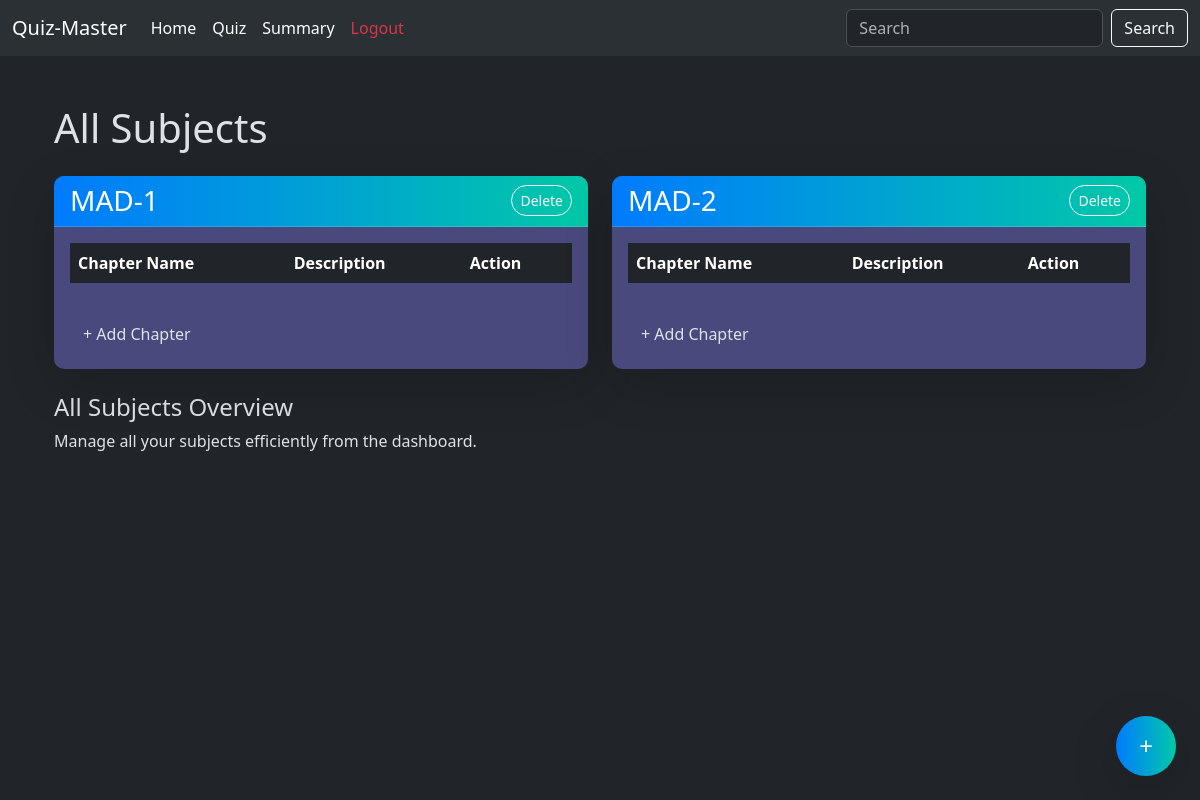
Page /admin (signed in) on the earlier database version.
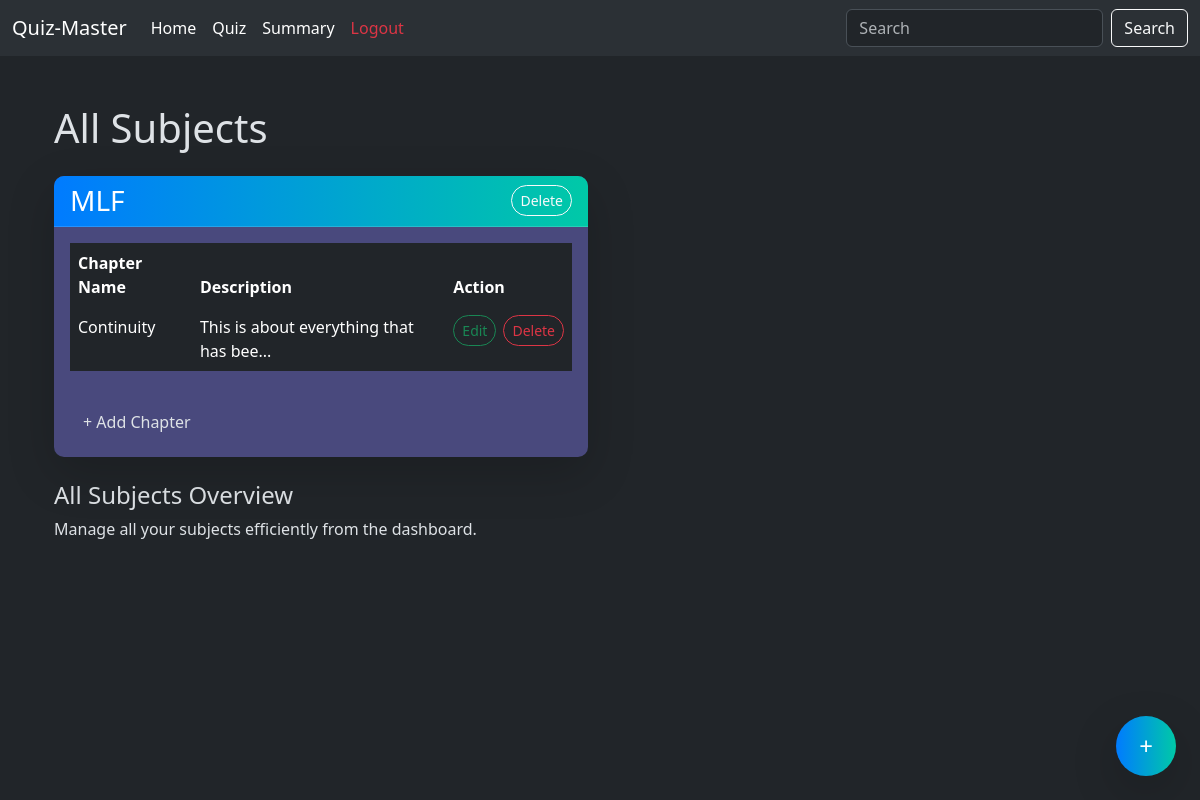
Same page on the later database version.
### models.py (models this page shows)
class Subject(db.Model):
    id = db.Column(db.Integer, primary_key=True)
    name = db.Column(db.String(50), unique=True, nullable=False, index=True)
    description = db.Column(db.Text)
    created_at = db.Column(db.DateTime, default=datetime.now(timezone.utc))
    updated_at = db.Column(db.DateTime, default=datetime.now(timezone.utc), onupdate=datetime.now(timezone.utc))
    chapters = db.relationship('Chapter', backref='subject', lazy=True)

class Chapter(db.Model):
    id = db.Column(db.Integer, primary_key=True)
    name = db.Column(db.String(50), nullable=False)
    description = db.Column(db.Text)
    subject_id = db.Column(db.Integer, db.ForeignKey('subject.id'), nullable=False, index=True)
    created_at = db.Column(db.DateTime, default=datetime.now(timezone.utc))
    updated_at = db.Column(db.DateTime, default=datetime.now(timezone.utc), onupdate=datetime.now(timezone.utc))
    quizzes = db.relationship('Quiz', backref='chapter', lazy=True)

### routes/admin_routes.py (the view)
@app.route('/admin', methods=['GET', 'POST'])
@admin_required
def admin():
    subjects = Subject.query.all()
    return render_template("admin.html", subjects=subjects)

### utils.py (called while the page is built)
def admin_required(f):
    @wraps(f)
    def decorated_function(*args, **kwargs):
        admin_id = request.cookies.get('admin_id')
        if not admin_id or admin_id != 'admin':
            flash('Admin access required!', 'danger')
            return redirect(url_for('login'))
        return f(*args, **kwargs)
    return decorated_function

### templates/admin.html (shortened to what this page needs)
{% extends "base.html" %}
{% block navigation %}
<nav class="navbar navbar-expand-lg bg-body-tertiary">
    <div class="container-fluid">
        <a class="navbar-brand" href="/">Quiz-Master</a>
        <div class="collapse navbar-collapse" id="navbarSupportedContent">
            <ul class="navbar-nav me-auto mb-2 mb-lg-0">
                <li class="nav-item">
                    <a class="nav-link active" aria-current="page" href="/">Home</a>
                </li>
                <li class="nav-item">
                    <a class="nav-link active" href="{{ url_for('dashboard') }}">Quiz</a>
                </li>
                <li class="nav-item">
                    <a class="nav-link active" href="{{ url_for('dashboard') }}">Summary</a>
                </li>
                <li class="nav-item">
                    <a class="nav-link active text-danger" href="{{ url_for('adminLogout') }}">Logout</a>
                </li>
            </ul>
        </div>
        <form class="d-flex mx-auto">
            <input class="form-control me-2" type="search" placeholder="Search">
            <button class="btn btn-outline-light" type="submit">Search</button>
        </form>
    </div>
</nav>
{% endblock %}
{% block content %}
<div class="container py-4">
    <h1 class="text-teal mb-4">All Subjects</h1>
    <div class="row g-4">
        {% for subject in subjects %}
        <div class="col-md-6">
            <div class="card h-100 shadow-lg border-0" style="background-color: #49497d; border-radius: 10px;">
                <div class="card-header text-white d-flex justify-content-between align-items-center"
                    style="background: linear-gradient(90deg, #007BFF, #00C9A7); border-radius: 10px 10px 0 0;">
                    <h3 class="card-title mb-0">{{ subject.name }}</h3>
                    <button class="btn btn-outline-light btn-sm" data-bs-toggle="modal"
                        data-bs-target="#deleteSubjectModal-{{ subject.id }}" style="border-radius: 20px;">
                        Delete
                    </button>
                </div>
                <div class="card-body text-light">
                    <div class="table-responsive">
                        <table class="table table-borderless table-hover" style="color: #B8C1EC;">
                            <thead>
                                <tr>
                                    <th>Chapter Name</th>
                                    <th>Description</th>
                                    <th>Action</th>
                                </tr>
                            </thead>
                            <tbody>
                                {% for chapter in subject.chapters %}
                                <tr>
                                    <td>{{ chapter.name }}</td>
                                    <td>{{ chapter.description | truncate(40, True) }}</td>
                                    <td>
                                        <div class="btn-group" role="group" style="gap: 8px;">
                                            <button class="btn btn-outline-success btn-sm" style="border-radius: 20px;"
                                                data-bs-toggle="modal"
                                                data-bs-target="#editChapterModal-{{ chapter.id }}">Edit</button>
                                            <button class="btn btn-outline-danger btn-sm" style="border-radius: 20px;"
                                                data-bs-toggle="modal"
                                                data-bs-target="#deleteChapterModal-{{ chapter.id }}">
                                                Delete
                                            </button>
                                        </div>
                                    </td>
                                </tr>
                                {% endfor %}
                            </tbody>
                        </table>
                    </div>
                    <button class="btn btn-teal mt-3" style="border-radius: 20px;" data-bs-toggle="modal"
                        data-bs-target="#addChapterModal-{{ subject.id }}">
                        + Add Chapter
                    </button>
                </div>
            </div>
        </div>
        {% endfor %}
    </div>
    <div class="text-teal mt-4">
        <h4>All Subjects Overview</h4>
        <p>Manage all your subjects efficiently from the dashboard.</p>
    </div>
    <div class="position-fixed bottom-0 end-0 m-4">
        <button class="btn btn-primary rounded-circle shadow-lg" data-bs-toggle="modal"
            data-bs-target="#addSubjectModal"
            style="background: linear-gradient(90deg, #007BFF, #00C9A7); width: 60px; height: 60px; border: none;"
            title="Add Subject">
            <span class="fs-4 text-white">+</span>
        </button>
    </div>
</div>
{% endblock %}

### templates/base.html (shortened to what this page needs)
<!DOCTYPE html>
<html lang="en" data-bs-theme="dark">
<head>
    <link href="https://cdn.jsdelivr.net/npm/bootstrap@5.3.3/dist/css/bootstrap.min.css" rel="stylesheet"
>
</head>
<body>
    {% block navigation %}{% endblock %}
    <div id="content" class="container mt-4">
        {% block content %}This is a page.{% endblock %}
    </div>
</body>
</html>

Differences in the rows shown:
removed Subject: name "MAD-1"
removed Subject: name "MAD-2"
added Subject: name "MLF"
added Chapter: name "Continuity", description "This is about everything that has bee..."
